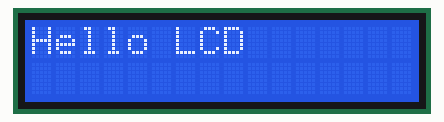
Recording of a sketch running on a simulated ESP32. On the bench: 16×2 character LCD. What the sketch prints to the serial monitor is not drawn.

Above: at 0.1 s.
At 5.8 s:
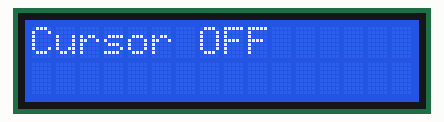
At 8.6 s:
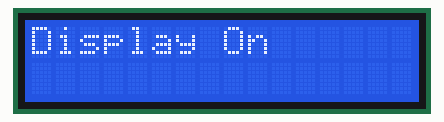
At 18.4 s:
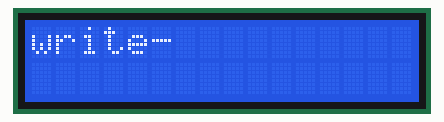
At 28.3 s:
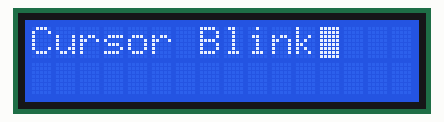
At 38.2 s:
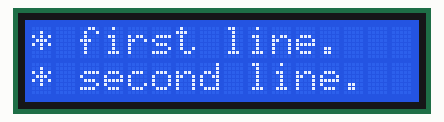

Measured:
- what the display in image 1 shows lasts 1.4 s, from 5.7 s to 7.1 s
- what the display in image 2 shows lasts 2.9 s, from 8.5 s to 11.4 s

The sketch:

LCD.ino
```cpp
#include <LiquidCrystal_PCF8574.h>
#include <Wire.h>

LiquidCrystal_PCF8574 lcd(0x27); // set the LCD address to 0x27 for a 16 chars and 2 line display

int show = 0;

void setup()
{
  int error;

  Serial.begin(115200);
  Serial.println("LCD...");

  // wait on Serial to be available on Leonardo
  while (!Serial)
    ;

  Serial.println("Dose: check for LCD");

  // See http://playground.arduino.cc/Main/I2cScanner how to test for a I2C device.
  Wire.begin(21, 22);
  Wire.beginTransmission(0x27);
  error = Wire.endTransmission();
  Serial.print("Error: ");
  Serial.print(error);

  if (error == 0) {
    Serial.println(": LCD found.");
    show = 0;
    lcd.begin(16, 2); // initialize the lcd

  } else {
    Serial.println(": LCD not found.");
  } // if

} // setup()


void loop()
{
  if (show == 0) {
    Serial.println("Print hello");
    lcd.setBacklight(255);
    lcd.home();
    lcd.clear();
    lcd.print("Hello LCD");
    delay(1000);

    lcd.setBacklight(0);
    delay(400);
    lcd.setBacklight(255);

  } else if (show == 1) {
    Serial.println("Hello again");
    lcd.clear();
    lcd.print("Cursor On");
    lcd.cursor();

  } else if (show == 2) {
    lcd.clear();
    lcd.print("Cursor Blink");
    lcd.blink();

  } else if (show == 3) {
    lcd.clear();
    lcd.print("Cursor OFF");
    lcd.noBlink();
    lcd.noCursor();

  } else if (show == 4) {
    lcd.clear();
    lcd.print("Display Off");
    lcd.noDisplay();

  } else if (show == 5) {
    Serial.println("Hello display on");
    lcd.clear();
    lcd.print("Display On");
    lcd.display();

  } else if (show == 7) {
    lcd.clear();
    lcd.setCursor(0, 0);
    lcd.print("*** first line.");
    lcd.setCursor(0, 1);
    lcd.print("*** second line.");

  } else if (show == 8) {
    lcd.scrollDisplayLeft();
  } else if (show == 9) {
    lcd.scrollDisplayLeft();
  } else if (show == 10) {
    lcd.scrollDisplayLeft();
  } else if (show == 11) {
    lcd.scrollDisplayRight();

  } else if (show == 12) {
    lcd.clear();
    lcd.print("write-");

  } else if (show > 12) {
    lcd.print(show - 13);
  } // if

  delay(1400);
  show = (show + 1) % 16;
} // loop()
```
